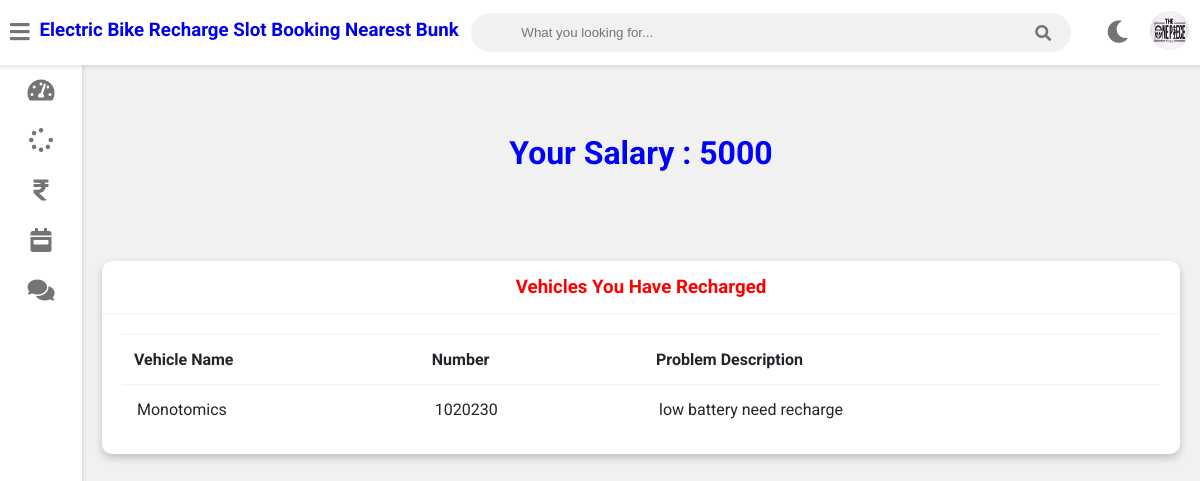
The app's page /mechanic-salary (signed in) with its own data.
### vehicle/models.py (models this page shows, shortened)
class Mechanic(models.Model):
    user=models.OneToOneField(User,on_delete=models.CASCADE)
    profile_pic= models.ImageField(upload_to='profile_pic/MechanicProfilePic/',null=True,blank=True)
    address = models.CharField(max_length=40)
    mobile = models.CharField(max_length=20,null=False)
    skill = models.CharField(max_length=500,null=True)
    salary=models.PositiveIntegerField(null=True)
    status=models.BooleanField(default=False)

class Request(models.Model):
    cat=(('two wheeler with gear','two wheeler with gear'),('two wheeler without gear','two wheeler without gear'))
    category=models.CharField(max_length=50,choices=cat)
    vehicle_no=models.PositiveIntegerField(null=False)
    vehicle_name = models.CharField(max_length=40,null=False)
    vehicle_model = models.CharField(max_length=40,null=False)
    vehicle_brand = models.CharField(max_length=40,null=False)
    problem_description = models.CharField(max_length=500,null=False)
    date=models.DateField(auto_now=True)
    cost=models.PositiveIntegerField(null=True)
    customer=models.ForeignKey('Customer', on_delete=models.CASCADE,null=True)
    mechanic=models.ForeignKey('Mechanic',on_delete=models.CASCADE,null=True)
    stat=(('Pending','Pending'),('Approved','Approved'),('Recharging','Recharging'),('Recharging Done','Recharging Done'),('Released','Released'))
    status=models.CharField(max_length=50,choices=stat,default='Pending',null=True)

### vehicle/views.py (the view)
# urls.py: path('mechanic-salary', views.mechanic_salary_view,name='mechanic-salary'),
@login_required(login_url='mechaniclogin')
@user_passes_test(is_mechanic)
def mechanic_salary_view(request):
    mechanic=models.Mechanic.objects.get(user_id=request.user.id)
    workdone=models.Request.objects.all().filter(mechanic_id=mechanic.id).filter(Q(status="Repairing Done") | Q(status="Released"))
    return render(request,'vehicle/mechanic_salary.html',{'workdone':workdone,'mechanic':mechanic})

### vehicle/views.py (called while the page is built)
def is_mechanic(user):
    return user.groups.filter(name='MECHANIC').exists()

### templates/vehicle/mechanic_salary.html
{% extends 'vehicle/mechanicbase.html' %}
{% block content %}
{% load static %}
	<div class="wrapper">
<br><br>
    <h1 style="text-align:center;color:blue;">Your Salary : {{mechanic.salary}}</h1><br><br><br>
		<div class="row">
			<div class="col-12 col-m-12 col-sm-12">
				<div class="card">
					<div class="card-header">
						<h3 style="color:red; text-align:center" >Vehicles You Have Recharged
						</h3>
					</div>
					<div class="card-content">
						<table>
							<thead>
                <tr>
                  <th>Vehicle Name</th>
                  <th>Number</th>
                  <th>Problem Description</th>
                </tr>
							</thead>
							<tbody>
              {% for w in workdone %}
                <tr>
                  <td> {{w.vehicle_name}}</td>
                  <td> {{w.vehicle_no}}</td>
                  <td> {{w.problem_description}}</td>
                    </tr>
                {% endfor %}
							</tbody>
						</table>
					</div>
				</div>
			</div>
		</div>
<br><br><br><br><br><br><br><br><br><br><br><br><br><br><br><br>
	</div>
{% endblock content %}

### templates/vehicle/mechanicbase.html (shortened to what this page needs)
<!DOCTYPE html>
{% load static %}
<html>
<head>
	<link rel="stylesheet" type="text/css" href="https://cdnjs.cloudflare.com/ajax/libs/Chart.js/2.9.3/Chart.min.css">
	<link rel="stylesheet" type="text/css" href="{% static "fontawesome-free/css/all.min.css" %}">
	<link rel="stylesheet" type="text/css" href="{% static "style.css" %}">
</head>
<body class="overlay-scrollbar">
	<div class="navbar">
		<ul class="navbar-nav">
			<li class="nav-item">
				<a class="nav-link">
					<i class="fas fa-bars" onclick="collapseSidebar()"></i>
				</a>
			</li>
			<li class="nav-item">
				<a style="text-decoration:none;"href="/mechanic-dashboard"><h3>Electric Bike Recharge Slot Booking Nearest Bunk</h3></a>
			</li>
		</ul>
		<form class="navbar-search">
			<input type="text" name="Search" class="navbar-search-input" placeholder="What you looking for...">
			<i class="fas fa-search"></i>
		</form>
		<ul class="navbar-nav nav-right">
			<li class="nav-item mode">
				<a class="nav-link" href="#" onclick="switchTheme()">
					<i class="fas fa-moon dark-icon"></i>
				</a>
			</li>
			<li class="nav-item avt-wrapper">
				<div class="avt dropdown">
					<img src="{% static mechanic.profile_pic.url %} " alt="User image" class="dropdown-toggle" data-toggle="user-menu">
				</div>
			</li>
		</ul>
	</div>
	<div class="sidebar">
		<ul class="sidebar-nav">
			<li class="sidebar-nav-item">
				<a href="/mechanic-dashboard" class="sidebar-nav-link">
					<div>
						<i class="fas fa-tachometer-alt"></i>
					</div>
				</a>
			</li>
			<li  class="sidebar-nav-item">
				<a href="/mechanic-work-assigned" class="sidebar-nav-link">
					<div>
						<i class="fas fa-spinner"></i>
					</div>
				</a>
			</li>
			<li  class="sidebar-nav-item">
				<a href="/mechanic-salary" class="sidebar-nav-link">
					<div>
						<i class="fas fa-rupee-sign"></i>
					</div>
				</a>
			</li>
			<li  class="sidebar-nav-item">
				<a href="/mechanic-attendance" class="sidebar-nav-link">
					<div>
						<i class="fas fa-calendar-week"></i>
					</div>
				</a>
			</li>
			<li  class="sidebar-nav-item">
				<a href="/mechanic-feedback" class="sidebar-nav-link">
					<div>
					<i class="fas fa-comments"></i>
					</div>
				</a>
			</li>
		</ul>
	</div>
<div>
	<div class="content">
		{% block content %}
		{% endblock content %}
	</div>
</div>
</body>
</html>

### static/style.css (style rules this page uses)
:root { --primary-color: #4834d4; --success-color: #6ab04c; --warning-color: #f0932b; --danger-color: #eb4d4b; --light-color: #212529; --light-second-color: #727475; --light-background: #ffffff; --light-second-background: #f1f1f1; --dark-color: #909090; --dark-second-color: #f5f6fa; --dark-background: #23242D; --dark-second-background: #181818; }
.light { --main-bg-color: var(--light-background); --second-bg-color: var(--light-second-background); --main-color: var(--light-color); --second-color: var(--light-second-color); }
* { box-sizing: border-box; }
body { font-family: 'Roboto', sans-serif; background: var(--main-bg-color); color: var(--main-color); margin: 0; }
.navbar { display: flex; flex-direction: row; background: var(--main-bg-color); color: var(--main-color); position: fixed; top: 0; right: 0; left: 0; z-index: 101; box-shadow: rgba(0,0,0,0.12) 0px 1px 4px 1px; }
.navbar-nav { list-style: none; display: flex; flex-direction: row; padding-left: 0; margin-bottom: 0; margin-top: 0; }
.nav-link { float: left; text-align: center; padding: 21px 10px; text-decoration: none; font-size: 17px; color: var(--second-color); position: relative; }
.navbar-nav i { font-size: 1.4rem; }
.nav-right { margin-left: auto; }
.navbar-search { position: relative; margin: auto; width: 50%; }
.navbar-search input { background: var(--second-bg-color); border: none; padding: 12px 50px 12px 50px; width: 100%; outline: none; color: var(--main-color); border-radius: 20px; }
.navbar-search i { position: absolute; top: 50%; right: 20px; transform: translateY(-50%); color: var(--second-color); cursor: pointer; }
.avt img { width: 39px; height: 39px; border-radius: 50%; }
.avt { padding: 11px }
.dropdown { position: relative; }
.wrapper { padding: 10px; margin-left: 82px; padding-top: 75px; background: var(--second-bg-color); transition: margin-left .5s; }
.sidebar { width: 82px; height: 100vh; position: fixed; margin-top: 65px; background: var(--main-bg-color); box-shadow: rgba(0,0,0,0.12) 0px 1px 4px 1px; overflow: hidden; z-index: 100; transition: width .5s; }
.sidebar-nav { list-style: none; padding: 0; margin: 0; display: flex; flex-direction: column; align-items: center; height: 100vh; }
.sidebar-nav-item { width: 100%; }
.sidebar-nav-link { display: flex; align-items: center; color: var(--main-color); text-decoration: none; }
.sidebar-nav-link i { font-size: 1.5rem; color: var(--second-color); position: absolute; left: 50%; top: 50%; transform: translate(-50%, -50%); }
.sidebar-nav-link div { min-width: 82px; height: 50px; position: relative; }
.row { display: flex; flex-wrap: wrap; flex-direction: row; }
.row:after, .row:before { box-sizing: border-box; }
[class*="col-"] { padding: 10px; }
@media only screen and (min-width: 600px) { .col-sm-12 { width: 100%; } }
@media only screen and (min-width: 768px) { .col-m-12 { width: 100%; } }
@media only screen and (min-width: 992px) { .col-12 { width: 100%; } }
.card { background: var(--main-bg-color); color: var(--main-color); border-radius: 10px; margin-bottom: 10px; box-shadow: 0 4px 8px 0 rgba(0,0,0,0.2); }
.card-header { padding: 15px 30px; border-bottom: 1px solid var(--second-bg-color); position: relative; }
.card-header h3 { margin: 0; }
.card-content { padding: 20px; overflow-x: auto; }
table { border-collapse: collapse; width: 100%; }
table td { border-top: 1px solid var(--second-bg-color); padding: 15px; }
table th { border-top: 1px solid var(--second-bg-color); border-bottom: 1px solid var(--second-bg-color); padding: 15px 12px; text-align: left; }

### records on screen
Mechanic: profile_pic (picture), salary "5000"
Request: vehicle_name "Monotomics", vehicle_no "1020230", problem_description "low battery need recharge"
